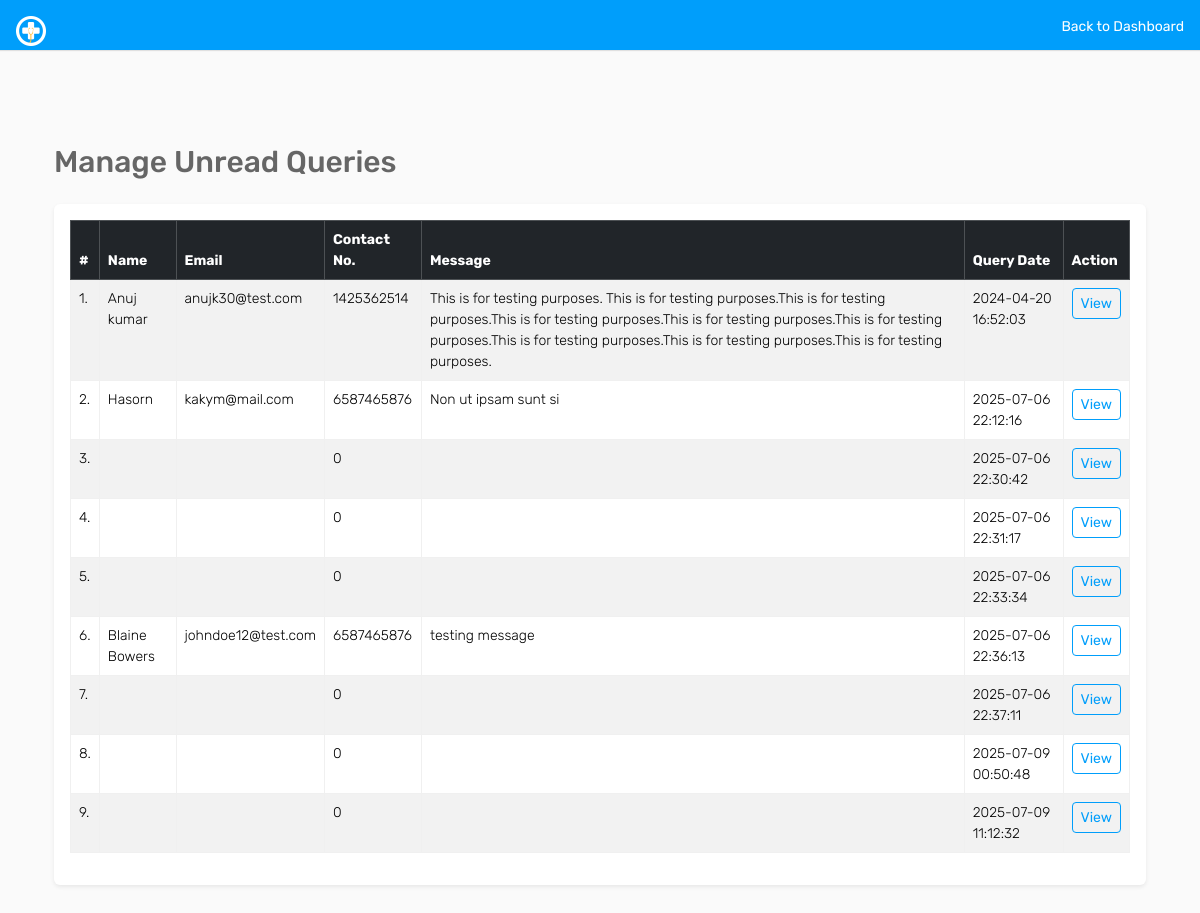
Screenshot of /admin/queries/unread-queries.php (signed in) with the database file from the repository.
### tables this page shows
CREATE TABLE `tblcontactus` (
  `id` int(11) NOT NULL,
  `fullname` varchar(255) DEFAULT NULL,
  `email` varchar(255) DEFAULT NULL,
  `contactno` bigint(12) DEFAULT NULL,
  `message` mediumtext DEFAULT NULL,
  `PostingDate` timestamp NULL DEFAULT current_timestamp(),
  `AdminRemark` mediumtext DEFAULT NULL,
  `LastupdationDate` timestamp NULL DEFAULT NULL ON UPDATE current_timestamp(),
  `IsRead` int(11) DEFAULT NULL
);

### admin/queries/unread-queries.php (the view, shortened to what this page needs)
<?php
include('../includes/config.php');
if (strlen($_SESSION['id'] == 0)) {
    header('location:../auth/logout.php');
} else {
?>
    <!DOCTYPE html>
    <html lang="en">
    <head>
        <link href="https://cdn.jsdelivr.net/npm/bootstrap@5.3.3/dist/css/bootstrap.min.css" rel="stylesheet">
        <link rel="stylesheet" href="../assets/css/font-awesome.min.css">
        <link rel="stylesheet" href="../assets/css/style.css">
    </head>
    <body>
        <div class="header bg-primary mb-4 p-3 d-flex justify-content-between">
            <a href="./dashboard.php" class="text-white text-decoration-none">
                <img src="../assets/images/logo.png" width="30" height="30" alt="CARE">
            </a>
            <a href="../dashboard.php" class="text-white text-decoration-none">Back to Dashboard</a>
        </div>
        <div class="container mt-5 py-5">
            <div class="container py-5">
                <h2 class="mb-4">Manage Unread Queries</h2>
                <div class="card shadow-sm">
                    <div class="card-body">
                        <div class="table-responsive">
                            <table class="table table-bordered table-striped">
                                <thead class="table-dark">
                                    <tr>
                                        <th>#</th>
                                        <th>Name</th>
                                        <th>Email</th>
                                        <th>Contact No.</th>
                                        <th>Message</th>
                                        <th>Query Date</th>
                                        <th>Action</th>
                                    </tr>
                                </thead>
                                <tbody>
                                    <?php
                                    $sql = mysqli_query($con, "SELECT * FROM tblcontactus WHERE IsRead IS NULL");
                                    $cnt = 1;
                                    while ($row = mysqli_fetch_array($sql)) {
                                    ?>
                                        <tr>
                                            <td><?php echo $cnt; ?>.</td>
                                            <td><?php echo htmlentities($row['fullname']); ?></td>
                                            <td><?php echo htmlentities($row['email']); ?></td>
                                            <td><?php echo htmlentities($row['contactno']); ?></td>
                                            <td><?php echo htmlentities($row['message']); ?></td>
                                            <td><?php echo htmlentities($row['PostingDate']); ?></td>
                                            <td>
                                                <a href="query-details.php?id=<?php echo $row['id']; ?>" class="btn btn-sm btn-outline-primary">View</a>
                                            </td>
                                        </tr>
                                    <?php $cnt++;
                                    } ?>
                                </tbody>
                            </table>
                        </div>
                    </div>
                </div>
            </div>
        </div>
    </body>
    </html>
<?php
}
?>

### rows the page displays
tblcontactus: fullname "Anuj kumar", email "anujk30@test.com", contactno "1425362514", message "This is for testing purposes. This is for testing purposes.This is for testing purposes.This is for testing purposes.This is for testing purposes.This is for testing purposes.This is for testing purposes.This is for testing purposes.This is for testing purposes.", PostingDate "2024-04-20 16:52:03"
tblcontactus: fullname "Hasorn", email "kakym@mail.com", contactno "6587465876", message "Non ut ipsam sunt si", PostingDate "2025-07-06 22:12:16"
tblcontactus: contactno "0", PostingDate "2025-07-06 22:30:42"
tblcontactus: contactno "0", PostingDate "2025-07-06 22:31:17"
tblcontactus: contactno "0", PostingDate "2025-07-06 22:33:34"
tblcontactus: fullname "Blaine Bowers", email "johndoe12@test.com", contactno "6587465876", message "testing message", PostingDate "2025-07-06 22:36:13"
tblcontactus: contactno "0", PostingDate "2025-07-06 22:37:11"
tblcontactus: contactno "0", PostingDate "2025-07-09 00:50:48"
tblcontactus: contactno "0", PostingDate "2025-07-09 11:12:32"
